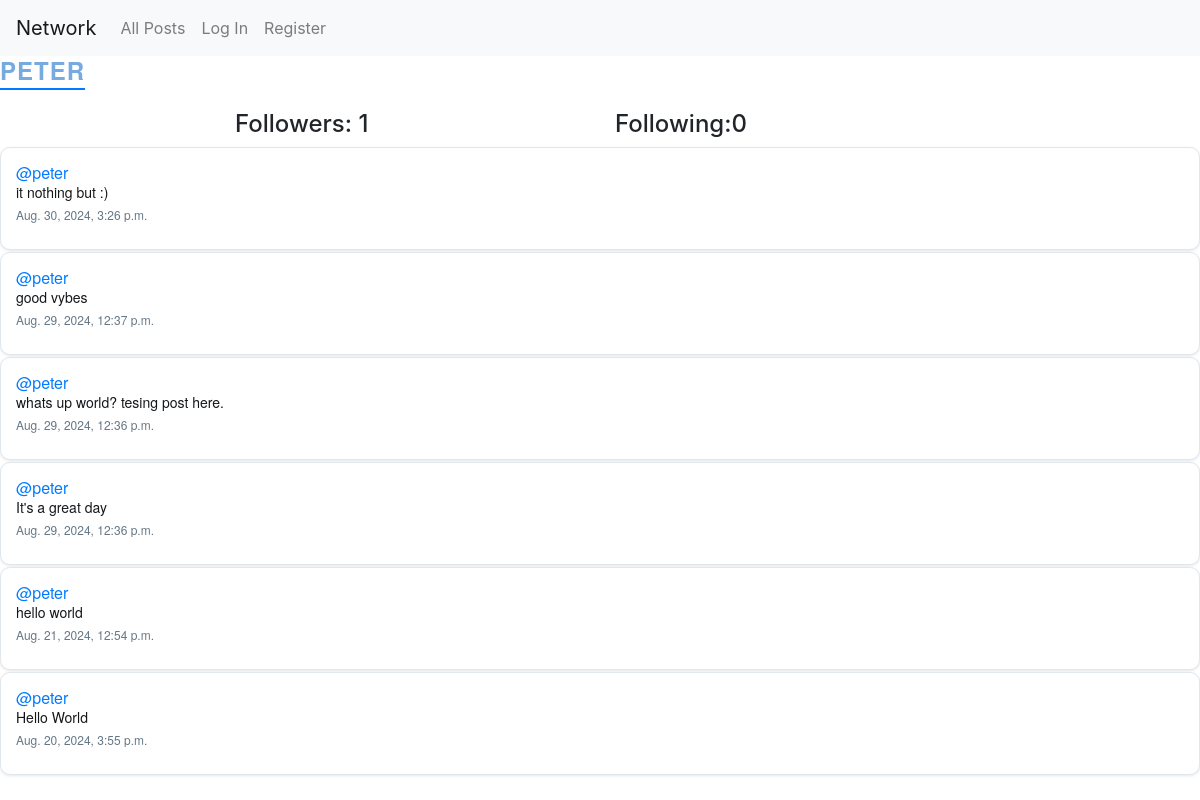
The app's page /profile/1 with its own data.
### network/models.py (models this page shows, shortened)
class User(AbstractUser):
    pass

class Post(models.Model):
    content = models.CharField(max_length=260)
    user = models.ForeignKey(User, on_delete=models.CASCADE, related_name="author")
    date = models.DateTimeField(auto_now_add=True)
    likes = models.IntegerField(default=0)
    liked_users = models.ManyToManyField(User, related_name='liked_posts', blank=True)

### network/views.py (the view)
# urls.py: path("profile/<int:user_id>", views.profile, name="profile"),
def profile(request, user_id):
  user = User.objects.get(pk=user_id)
  allPosts = Post.objects.filter(user=user).order_by("id").reverse()
  following = Follow.objects.filter(user=user)
  followers = Follow.objects.filter(user_follower=user)
  try:
      checkFollow = followers.filter(user=User.objects.get(pk=request.user.id))
      if len(checkFollow) != 0:
          isFollowing = True
      else:
          isFollowing = False
  except:
      isFollowing = False
  paginator = Paginator(allPosts, 10)
  page_number = request.GET.get('page')
  posts_of_the_page = paginator.get_page(page_number)
  return render(request, "network/profile.html",{
                    "allPosts": allPosts,
                    "posts_of_the_page": posts_of_the_page,
                    "username": user.username,
                    "following": following,
                    "followers": followers,
                    "isFollowing": isFollowing,
                    "user_profile": user
                })

### network/templates/network/profile.html (shortened to what this page needs)
{% extends "network/layout.html" %}
{% block body %}
<h3>{{ username }}</h3>
<div class="container">
    <div class="row d-flex justify-content-center ">
        <h4 class="col-4">Followers: {{ followers.count }} </h4>
        <h4 class="col-4">Following:{{ following.count }} </h4>
    </div>
</div>
<div class="all-posts">
    {% for post in posts_of_the_page %}
    <div class="cols post">
        <h5 class="username"><a href="{% url 'profile' user_id=post.user.id %}">@{{ post.user }}</a></h5>
        <h6 class="content" id="content_{{ post.id }}">{{ post.content }}</h6>
        <p class="date">{{ post.date }}</p>
    </div>
    {% endfor %}
</div>
{% endblock %}

### network/static/network/styles.css (style rules this page uses)
h3 { font-family:'Helvetica Neue', Arial, sans-serif ; font-size: 24px; color: #77aadf; text-transform: uppercase; letter-spacing: 1px; font-weight: bold; text-align: center; margin-bottom: 20px; border-bottom: 2px solid #007bff; display: inline-block; padding-bottom: 3px; }
.post { border: 1px solid #e1e8ed; border-radius: 10px; padding: 15px; margin-bottom: 2px; background-color: #ffffff; box-shadow: 0 1px 3px rgba(0, 0, 0, 0.1); }
.username { font-family: 'Helvetica Neue', Arial, sans-serif; font-size: 16px; color: #1da1f2; margin-bottom: 2px; }
.content { font-family: 'Helvetica Neue', Arial, sans-serif; font-size: 14px; color: #14171a; margin-bottom: 5px; }
.date { font-family: 'Helvetica Neue', Arial, sans-serif; font-size: 12px; color: #657786; margin-bottom: 10px; }

### records on screen
User: username "PETER"
Post: user "peter", content "it nothing but :)", date "Aug. 30, 2024, 3:26 p.m."
Post: user "peter", content "good vybes", date "Aug. 29, 2024, 12:37 p.m."
Post: user "peter", content "whats up world? tesing post here.", date "Aug. 29, 2024, 12:36 p.m."
Post: user "peter", content "It's a great day", date "Aug. 29, 2024, 12:36 p.m."
Post: user "peter", content "hello world", date "Aug. 21, 2024, 12:54 p.m."
Post: user "peter", content "Hello World", date "Aug. 20, 2024, 3:55 p.m."

### other values on screen
{{ followers.count }} "1"
{{ following.count }} "0"
